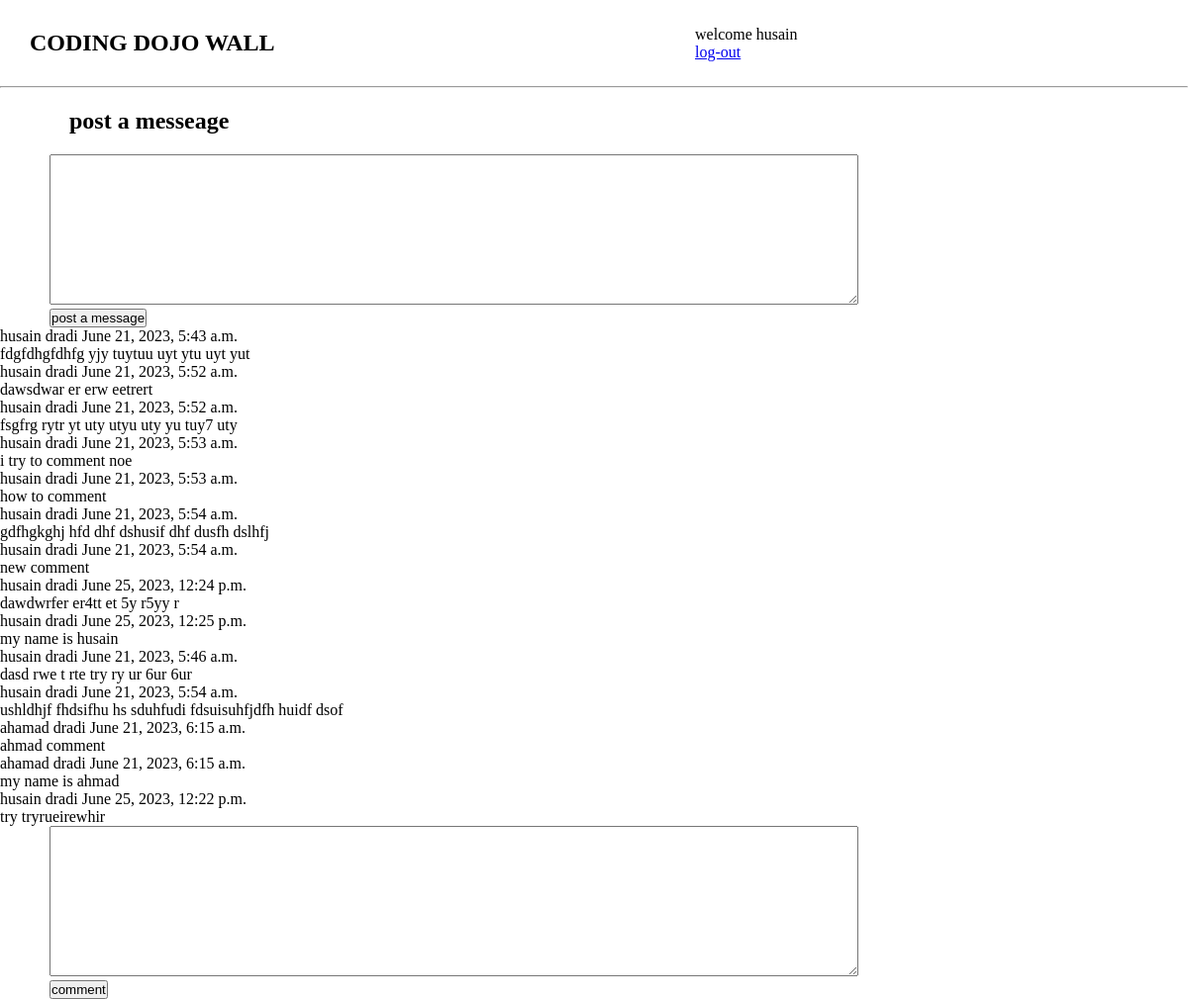
Screenshot of /wall (signed in) with the database file from the repository.
### comment_app/models.py (models this page shows)
class User(models.Model):
    first_name = models.CharField(max_length=255)
    last_name = models.CharField(max_length=255)
    email = models.CharField(max_length=255)
    password = models.CharField(max_length=255)
    created_at = models.DateTimeField(auto_now_add=True)
    updated_at = models.DateTimeField(auto_now=True)
    objects = UserManager()

class Message(models.Model):
    message_text = models.TextField()
    user = models.ForeignKey(User, related_name='messages', on_delete = models.CASCADE)
    created_at = models.DateTimeField(auto_now_add=True)
    updated_at = models.DateTimeField(auto_now=True)

class Comment(models.Model):
    comment_text = models.TextField()
    user = models.ForeignKey(User, related_name='comments', on_delete = models.CASCADE)
    message = models.ForeignKey(Message, related_name='comments', on_delete = models.CASCADE)
    created_at = models.DateTimeField(auto_now_add=True)
    updated_at = models.DateTimeField(auto_now=True)

### comment_app/views.py (the view)
# urls.py: path('wall', views.wall),
def wall(request):
    context = {
        "all_messages":Message.objects.all(),
        'comments':Comment.objects.all(),
        'first_name':request.session['username']
    }
    return render(request,'wall.html',context)

### comment_app/templates/wall.html (shortened to what this page needs)
<!DOCTYPE html>
<html lang="en">
<head>
    {% load static %}
    <link rel="stylesheet" href="{% static 'style.css' %}">
</head>
<body>
    <nav class="nav-container">
        <h2>CODING DOJO WALL</h2>
        <div>
            <p>welcome {{first_name}}</p>
            <a href="{% url 'logout'%}">log-out</a>
        </div>
    </nav>
    <hr>
    <div class="form1_container">
        <h2>post a messeage</h2>
        <form action="{% url 'message'%}" method="post">
            <textarea name="message-user"  cols="100" rows="10"></textarea>
            <div>
                <input type="submit" value="post a message"/>
            </div>
        </form>
    </div>
    {% for msg in all_messages%}
    <p>{{msg.user.first_name}} {{msg.user.last_name}} {{msg.updated_at}}</p>
    <p>{{msg.message_text}}</p>
    <div>
        {% for comment in msg.comments.all %}
        {{comment.user.first_name}} {{comment.user.last_name}} {{comment.updated_at}}
        <p>{{comment.comment_text}}</p>
    {% endfor %}
    </div>
    {% endfor%}
    <div class="form1_container">
        <form action="{% url 'comment'%}" method="post">
            <textarea name="comment-user"  cols="100" rows="10"></textarea>
            <div>
                <input type="submit" value="comment"/>
            </div>
        </form>
    </div>
</body>
</html>

### comment_app/static/style.css (style rules this page uses)
* { margin: auto; padding: 0; }
.nav-container { width: 100%; background-color: white; display: flex; justify-content: space-between; padding: 10px; }
h2 { margin: 20px; }
.form1_container { margin-left:50px ; }

### rows the page displays
User: first_name "husain"
Message: user.first_name "husain", user.last_name "dradi", updated_at "June 21, 2023, 5:43 a.m.", message_text "fdgfdhgfdhfg yjy tuytuu uyt ytu uyt yut"
Comment: user.first_name "husain", user.last_name "dradi", updated_at "June 21, 2023, 5:52 a.m.", comment_text "dawsdwar er erw eetrert"
Comment: user.first_name "husain", user.last_name "dradi", updated_at "June 21, 2023, 5:52 a.m.", comment_text "fsgfrg rytr yt uty utyu uty yu tuy7 uty"
Comment: user.first_name "husain", user.last_name "dradi", updated_at "June 21, 2023, 5:53 a.m.", comment_text "i try to comment noe"
Comment: user.first_name "husain", user.last_name "dradi", updated_at "June 21, 2023, 5:53 a.m.", comment_text "how to comment"
Comment: user.first_name "husain", user.last_name "dradi", updated_at "June 21, 2023, 5:54 a.m.", comment_text "gdfhgkghj hfd dhf dshusif dhf dusfh dslhfj"
Comment: user.first_name "husain", user.last_name "dradi", updated_at "June 21, 2023, 5:54 a.m.", comment_text "new comment"
Comment: user.first_name "husain", user.last_name "dradi", updated_at "June 25, 2023, 12:24 p.m.", comment_text "dawdwrfer er4tt et 5y r5yy r"
Comment: user.first_name "husain", user.last_name "dradi", updated_at "June 25, 2023, 12:25 p.m.", comment_text "my name is husain"
Message: user.first_name "husain", user.last_name "dradi", updated_at "June 21, 2023, 5:46 a.m.", message_text "dasd rwe t rte try ry ur 6ur 6ur"
Message: user.first_name "husain", user.last_name "dradi", updated_at "June 21, 2023, 5:54 a.m.", message_text "ushldhjf fhdsifhu hs sduhfudi fdsuisuhfjdfh huidf dsof"
Comment: user.first_name "ahamad", user.last_name "dradi", updated_at "June 21, 2023, 6:15 a.m.", comment_text "ahmad comment"
Message: user.first_name "ahamad", user.last_name "dradi", updated_at "June 21, 2023, 6:15 a.m.", message_text "my name is ahmad"
Message: user.first_name "husain", user.last_name "dradi", updated_at "June 25, 2023, 12:22 p.m.", message_text "try tryrueirewhir"
